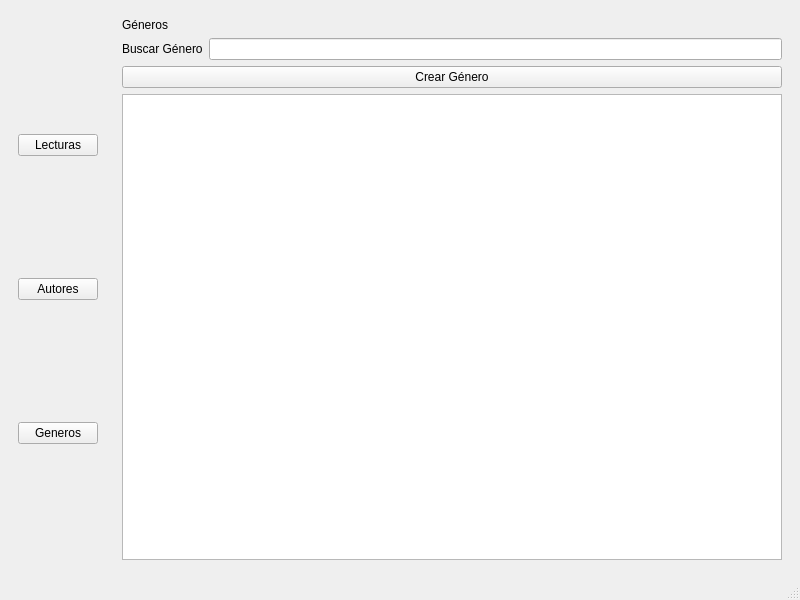
<?xml version="1.0" encoding="UTF-8"?>
<ui version="4.0">
 <class>MainWindow</class>
 <widget class="QMainWindow" name="MainWindow">
  <property name="geometry">
   <rect>
    <x>0</x>
    <y>0</y>
    <width>800</width>
    <height>600</height>
   </rect>
  </property>
  <property name="windowTitle">
   <string>MainWindow</string>
  </property>
  <widget class="QWidget" name="centralwidget">
   <layout class="QHBoxLayout" name="horizontalLayout">
    <item>
     <widget class="QWidget" name="widget" native="true">
      <layout class="QVBoxLayout" name="verticalLayout">
       <item>
        <widget class="QPushButton" name="btnLectura">
         <property name="text">
          <string>Lecturas</string>
         </property>
        </widget>
       </item>
       <item>
        <widget class="QPushButton" name="btnAutor">
         <property name="text">
          <string>Autores</string>
         </property>
        </widget>
       </item>
       <item>
        <widget class="QPushButton" name="btnGenero">
         <property name="text">
          <string>Generos</string>
         </property>
        </widget>
       </item>
      </layout>
     </widget>
    </item>
    <item>
     <widget class="QStackedWidget" name="stackedWidget">
      <property name="currentIndex">
       <number>2</number>
      </property>
      <widget class="QWidget" name="pgLectura">
       <layout class="QGridLayout" name="gridLayout">
        <item row="7" column="0" colspan="2">
         <widget class="QTableWidget" name="tblLectura"/>
        </item>
        <item row="3" column="1">
         <widget class="QComboBox" name="cmbGenero"/>
        </item>
        <item row="4" column="1">
         <widget class="QSpinBox" name="spnPagsLeidas"/>
        </item>
        <item row="6" column="0" colspan="2">
         <widget class="QPushButton" name="btnEnviar">
          <property name="text">
           <string>Registrar Libro</string>
          </property>
         </widget>
        </item>
        <item row="5" column="1">
         <widget class="QComboBox" name="cmbEstadoLectura"/>
        </item>
        <item row="2" column="0">
         <widget class="QLabel" name="lblAutor">
          <property name="text">
           <string>Autor</string>
          </property>
          <property name="alignment">
           <set>Qt::AlignmentFlag::AlignCenter</set>
          </property>
         </widget>
        </item>
        <item row="3" column="0">
         <widget class="QLabel" name="lblGenero">
          <property name="text">
           <string>Género</string>
          </property>
          <property name="alignment">
           <set>Qt::AlignmentFlag::AlignCenter</set>
          </property>
         </widget>
        </item>
        <item row="1" column="1">
         <widget class="QLineEdit" name="txtTitulo"/>
        </item>
        <item row="1" column="0">
         <widget class="QLabel" name="lblTitulo">
          <property name="text">
           <string>Título</string>
          </property>
          <property name="alignment">
           <set>Qt::AlignmentFlag::AlignCenter</set>
          </property>
         </widget>
        </item>
        <item row="2" column="1">
         <widget class="QComboBox" name="cmbAutor"/>
        </item>
        <item row="4" column="0">
         <widget class="QLabel" name="lblPagsLeidas">
          <property name="text">
           <string>Páginas Leídas</string>
          </property>
          <property name="alignment">
           <set>Qt::AlignmentFlag::AlignCenter</set>
          </property>
         </widget>
        </item>
        <item row="5" column="0">
         <widget class="QLabel" name="lblEstado">
          <property name="text">
           <string>Estado de Lectura</string>
          </property>
          <property name="alignment">
           <set>Qt::AlignmentFlag::AlignCenter</set>
          </property>
         </widget>
        </item>
        <item row="0" column="0" colspan="2">
         <widget class="QLabel" name="label">
          <property name="text">
           <string>Registrar Nueva Lectura</string>
          </property>
          <property name="alignment">
           <set>Qt::AlignmentFlag::AlignCenter</set>
          </property>
         </widget>
        </item>
       </layout>
      </widget>
      <widget class="QWidget" name="pgAutor">
       <layout class="QGridLayout" name="gridLayout_2">
        <item row="1" column="2">
         <widget class="QLineEdit" name="txtBuscarAutor"/>
        </item>
        <item row="3" column="0" colspan="3">
         <widget class="QTableWidget" name="tblAutores"/>
        </item>
        <item row="1" column="0">
         <widget class="QLabel" name="lblBuscarAutor">
          <property name="text">
           <string>Buscar Autor</string>
          </property>
         </widget>
        </item>
        <item row="2" column="0" colspan="3">
         <widget class="QPushButton" name="btnCrearAutor">
          <property name="text">
           <string>Crear Autor</string>
          </property>
         </widget>
        </item>
        <item row="0" column="0" colspan="3">
         <widget class="QLabel" name="label_2">
          <property name="text">
           <string>Autores</string>
          </property>
          <property name="alignment">
           <set>Qt::AlignmentFlag::AlignCenter</set>
          </property>
         </widget>
        </item>
       </layout>
      </widget>
      <widget class="QWidget" name="pgGenero">
       <layout class="QGridLayout" name="gridLayout_3">
        <item row="0" column="0" colspan="2">
         <widget class="QLabel" name="label_3">
          <property name="text">
           <string>Géneros</string>
          </property>
         </widget>
        </item>
        <item row="1" column="0">
         <widget class="QLabel" name="lblBuscarGenero">
          <property name="text">
           <string>Buscar Género</string>
          </property>
         </widget>
        </item>
        <item row="1" column="1">
         <widget class="QLineEdit" name="txtBuscarGenero"/>
        </item>
        <item row="2" column="0" colspan="2">
         <widget class="QPushButton" name="btnCrearGenero">
          <property name="text">
           <string>Crear Género</string>
          </property>
         </widget>
        </item>
        <item row="3" column="0" colspan="2">
         <widget class="QTableWidget" name="tblGenero"/>
        </item>
       </layout>
      </widget>
     </widget>
    </item>
   </layout>
  </widget>
  <widget class="QMenuBar" name="menubar">
   <property name="geometry">
    <rect>
     <x>0</x>
     <y>0</y>
     <width>800</width>
     <height>33</height>
    </rect>
   </property>
  </widget>
  <widget class="QStatusBar" name="statusbar"/>
 </widget>
 <resources/>
 <connections/>
</ui>
